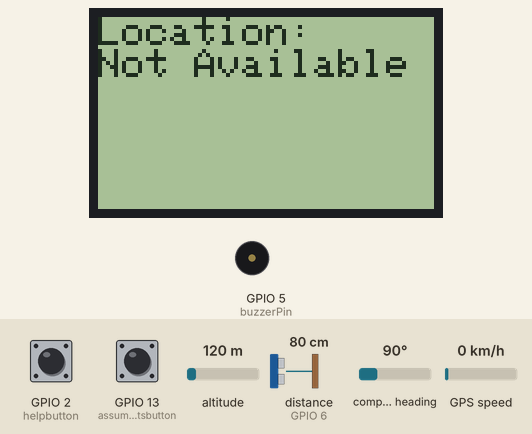
This sketch was run on a simulated ESP32. On the bench: 84×48 one-colour display, buzzer (waves = sounding, pin HIGH). The test bench sets the inputs (shaded band); at power-on: distance to the obstacle (sensor on GPIO 6) 80 cm, GPIO 2 (helpbutton) LOW, GPIO 13 (assumblecuntsbutton) LOW, altitude 120 m, compass heading 90°, GPS speed 0 km/h. The echo pulse lasts 58.3 µs per cm; the GPS gets a fix after 3 s at 37.7749, -122.4194 with 8 satellites; what the sketch prints to the serial monitor is not drawn.

Above: at 1.2 s.
1.3 s: distance to the obstacle (sensor on GPIO 6) set to 4 cm
At 4.5 s:
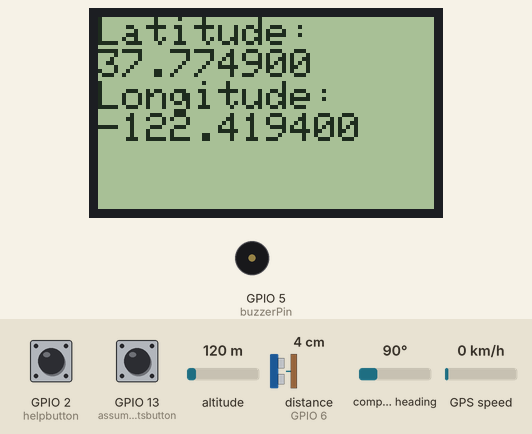
4.8 s: distance to the obstacle (sensor on GPIO 6) set to 2 cm
At 5.4 s:
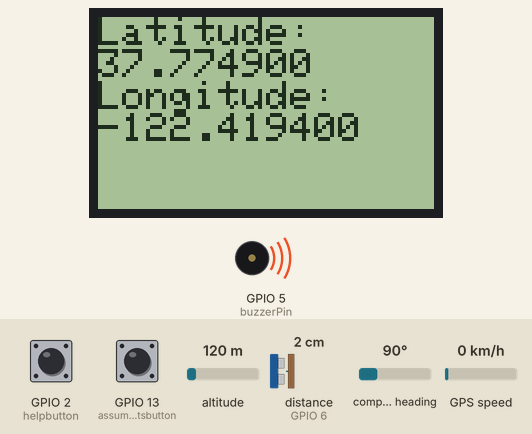
7.5 s: GPIO 2 (helpbutton) pulled HIGH for 0.15 s
8.2 s: GPIO 13 (assumblecuntsbutton) pulled HIGH for 1 s
At 9.5 s:
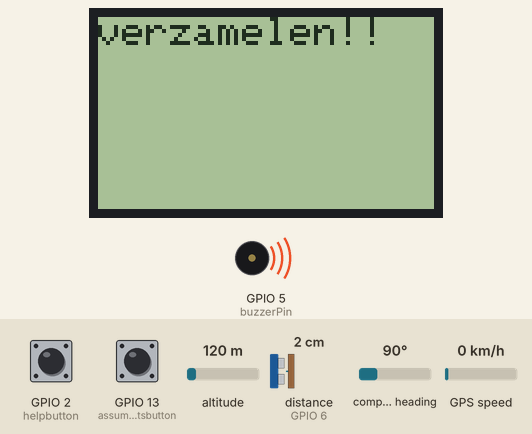
9.8 s: GPIO 13 (assumblecuntsbutton) pulled HIGH for 3.2 s
13.6 s: GPIO 2 (helpbutton) pulled HIGH for 3.2 s
At 14.6 s:
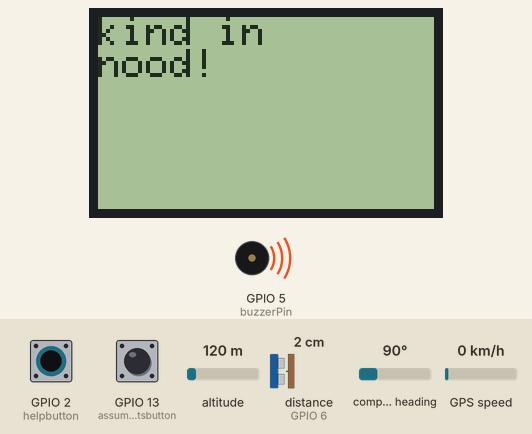
Timing chart, 0 to 18.4 s (numbered marks = the images above; inputs shaded):
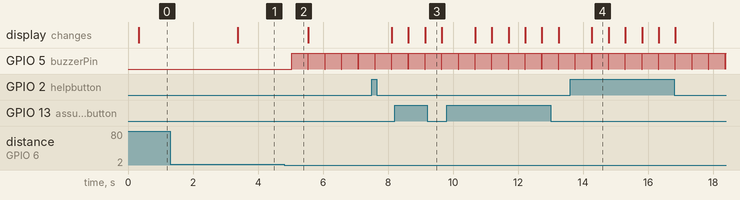

Measured:
- the behaviour switches between 3 and 2 cm on distance to the obstacle (sensor on GPIO 6) (found by bisection; images 1 and 2)
- after the input at 4.8 s, GPIO 5 (buzzerPin): alternates HIGH for 0.50 s and LOW for 0.01 s, starting after 0.24 s
- after the input at 8.2 s, the display: first differs from a run without the input after 0.94 s (image 3)
- after the input at 13.6 s, the display: changes after 0.68 s (image 4)
- what the display in image 4 shows lasts 0.5 s, from 14.3 s to 14.8 s

The sketch:

GPS_LCD_ZONE.ino
```cpp
#include <SoftwareSerial.h>
#include <TinyGPS++.h>
#include <Adafruit_PCD8544.h>

// The serial connection to the GPS module
SoftwareSerial ss(4, 3);
TinyGPSPlus gps;
#include <Ultrasonic.h>


const int echoPin = 6;
const int trigPin = 7;
const int buzzerPin = 5;
const int helpbutton = 2;
const int assumblecuntsbutton = 13;

Ultrasonic ultrasonic(trigPin, echoPin);
// Nokia 5110 display pins
#define PIN_CLK 12
#define PIN_DIN 11
#define PIN_DC 10
#define PIN_RST 9
#define PIN_CS 8

Adafruit_PCD8544 display = Adafruit_PCD8544(PIN_CLK, PIN_DIN, PIN_DC, PIN_RST, PIN_CS);

void setup(){
    Serial.begin(9600);
    ss.begin(9600);
    pinMode(buzzerPin, OUTPUT);


    display.begin();
    display.setContrast(50);
    display.clearDisplay();
    display.setTextSize(1);
    display.setTextColor(BLACK);
    display.display();
}

void loop(){
    while (ss.available() > 0){
        long distance = ultrasonic.read();
        if (distance < 3) {
            digitalWrite(buzzerPin, HIGH);
            delay(500);
            digitalWrite(buzzerPin, LOW);
            Serial.println(distance);
            display.clearDisplay();
            display.setCursor(0, 0);
            display.println("Kind in");
            display.setCursor(0, 8);
            display.println("verboden zone!");
            display.display();
        }
            if (digitalRead(assumblecuntsbutton) == HIGH) {
            digitalWrite(buzzerPin, HIGH);
            delay(500);
            digitalWrite(buzzerPin, LOW);
            Serial.println(distance);
            display.clearDisplay();
            display.setCursor(0, 0);
            display.println("verzamelen!!");
            display.display();
        }
            if (digitalRead(helpbutton) == HIGH) {
            digitalWrite(buzzerPin, HIGH);
            delay(500);
            digitalWrite(buzzerPin, LOW);
            Serial.println(distance);
            display.clearDisplay();
            display.setCursor(0, 0);
            display.println("kind in ");
            display.setCursor(0, 8);
            display.println("nood!");
            display.display();
        }
        // Parse the incoming byte data from the GPS
        if (gps.encode(ss.read())) {
            // If a valid location is available, print it
            if (gps.location.isValid()) {
                display.clearDisplay();
                display.setCursor(0, 0);
                display.println("Latitude:");
                display.println(gps.location.lat(), 6);
                display.println("Longitude:");
                display.println(gps.location.lng(), 6);
                display.display();

                Serial.print("Latitude: ");
                Serial.println(gps.location.lat(), 6);
                Serial.print("Longitude: ");
                Serial.println(gps.location.lng(), 6);
            } else {
                display.clearDisplay();
                display.setCursor(0, 0);
                display.println("Location:");
                display.println("Not Available");
                display.display();

                Serial.println("Location: Not Available");
            }
            delay(500);
        }
    }
}
```
